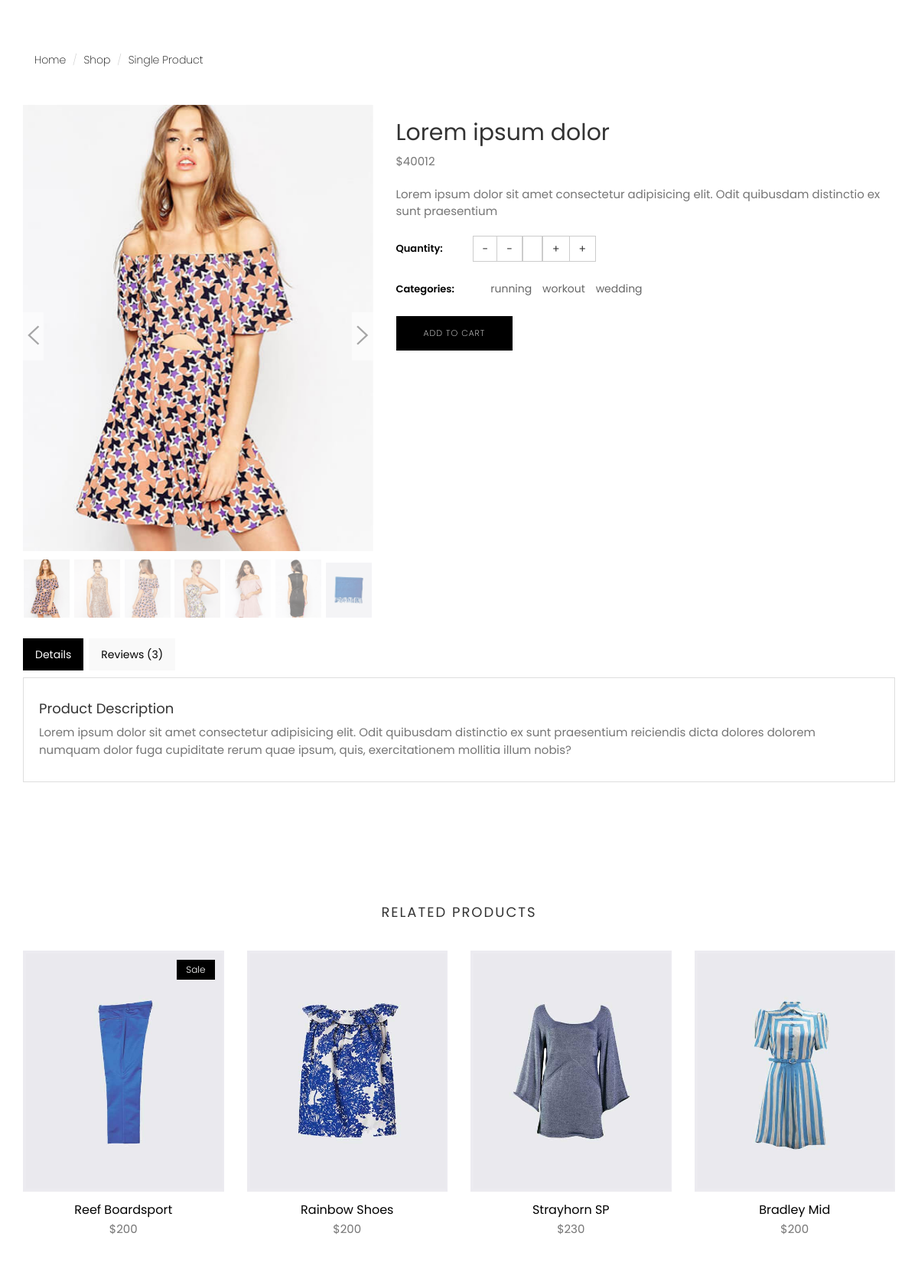
The app's page /products/lorem-ipsum-dolor/ with its own data.
### product_module/models.py (models this page shows, shortened)
class Product(models.Model):
    image=models.ImageField(upload_to='images/products',null=True,blank=True)
    title=models.CharField(max_length=300,db_index=True)
    price=models.PositiveIntegerField()
    discount_price=models.PositiveIntegerField(null=True,blank=True)
    is_active=models.BooleanField(default=True)
    is_delete=models.BooleanField(default=False)
    added_date=models.DateTimeField(auto_now_add=True)
    updated_date=models.DateTimeField(auto_now=True)
    slug=models.SlugField(blank=True,null=True,db_index=True)
    content=models.TextField(null=True,blank=True)
    short_description=models.CharField(max_length=320,db_index=True,null=True,blank=True)
    brand=models.ForeignKey(ProductBrand,on_delete=models.SET_NULL,blank=True,null=True)
    category=models.ManyToManyField(ProductCategory)
    rating=models.PositiveIntegerField(default=0,validators=[MaxValueValidator(5),MinValueValidator(0)],blank=True,null=True)
    sorting=models.ForeignKey(ProductSorting,on_delete=models.PROTECT,null=True,blank=True)
    class Meta:
        verbose_name='product'
        verbose_name_plural='products'

class ProductCategory(models.Model):
    parent=models.ForeignKey('ProductCategory',on_delete=models.CASCADE,null=True,blank=True)
    title=models.CharField(max_length=300,db_index=True)
    url_title=models.CharField(max_length=300)
    is_active=models.BooleanField(default=True)
    is_delete=models.BooleanField(default=False)
    class Meta:
        verbose_name='category'
        verbose_name_plural='categories'

### product_module/views.py (the view)
# urls.py: path('<slug:slug>/',views.ProductDetailView.as_view(),name='product-detail'),
class ProductDetailView(DetailView):
    template_name='product_module/product_detail.html'
    model=Product
    def get_queryset(self):
        return super().get_queryset()
    def get_context_data(self, **kwargs):
        context = super().get_context_data(**kwargs)
        loaded_product=self.object
        context['categories']=ProductCategory.objects.filter(product=loaded_product)
        user_ip=get_client_ip(self.request)
        has_been_visited=ProductVisit.objects.filter(ip__exact=user_ip,product_id=loaded_product.id).exists()
        if self.request.user.is_authenticated:
            user_id=self.request.user.id
        else:
            user_id=None
        if not has_been_visited:
            new_visit=ProductVisit(ip=user_ip,product_id=loaded_product.id,user_id=user_id)
            new_visit.save()
        return context

### order_module/context_processors.py (called while the page is built)
def basket_products(request):
    user_basket=OrderBasket.objects.prefetch_related('order_detail').filter(is_paid=False,user_id=request.user.id).first()
    if user_basket is not None:
        return {'user_basket':user_basket}
    else:
        return {'user_basket':None}

### utils/http_service.py (called while the page is built)
def get_client_ip(request:HttpRequest):
    request=request.META
    if request.get('HTTP_X_FORWARDED_FOR'):
        ip=request.get('HTTP_X_FORWARDED_FOR').split(',')[0]
    else:
        ip=request.get('REMOTE_ADDR')
    return ip

### product_module/templates/product_module/product_detail.html (shortened to what this page needs)
{% extends "base.html" %}
{% load static %}
{% block header_references %}
  <link rel="stylesheet" href="plugins/themefisher-font/style.css">
  <link rel="stylesheet" href="plugins/bootstrap/css/bootstrap.min.css">
  <link rel="stylesheet" href="plugins/animate/animate.css">
  <link rel="stylesheet" href="plugins/slick/slick.css">
  <link rel="stylesheet" href="plugins/slick/slick-theme.css">
  <link rel="stylesheet" href="css/style.css">
{% endblock header_references %}
{% block content %}
<section class="single-product">
	<div class="container">
		<div class="row">
			<div class="col-md-12">
				<ol class="breadcrumb">
					<li><a href="{% url "home-page" %}">Home</a></li>
					<li><a href="{% url "products" %}">Shop</a></li>
					<li class="active">Single Product</li>
				</ol>
			</div>
		</div>
		<div class="row mt-20">
			<div class="col-md-5">
				<div class="single-product-slider">
					<div id='carousel-custom' class='carousel slide' data-ride='carousel'>
						<div class='carousel-outer'>
							<div class='carousel-inner '>
								<div class='item active'>
									<img src='/static/images/shop/single-products/product-1.jpg' alt='' data-zoom-image="/static/images/shop/single-products/product-1.jpg" />
								</div>
							</div>
							<a class='left carousel-control' href='#carousel-custom' data-slide='prev'>
								<i class="tf-ion-ios-arrow-left"></i>
							</a>
							<a class='right carousel-control' href='#carousel-custom' data-slide='next'>
								<i class="tf-ion-ios-arrow-right"></i>
							</a>
						</div>
						<ol class='carousel-indicators mCustomScrollbar meartlab'>
							<li data-target='#carousel-custom' data-slide-to='0' class='active'>
								<img src='/static/images/shop/single-products/product-1.jpg' alt='' />
							</li>
							<li data-target='#carousel-custom' data-slide-to='1'>
								<img src='/static/images/shop/single-products/product-2.jpg' alt='' />
							</li>
							<li data-target='#carousel-custom' data-slide-to='2'>
								<img src='/static/images/shop/single-products/product-3.jpg' alt='' />
							</li>
							<li data-target='#carousel-custom' data-slide-to='3'>
								<img src='/static/images/shop/single-products/product-4.jpg' alt='' />
							</li>
							<li data-target='#carousel-custom' data-slide-to='4'>
								<img src='/static/images/shop/single-products/product-5.jpg' alt='' />
							</li>
							<li data-target='#carousel-custom' data-slide-to='5'>
								<img src='/static/images/shop/single-products/product-6.jpg' alt='' />
							</li>
							<li data-target='#carousel-custom' data-slide-to='6'>
								<img src='/static/images/shop/single-products/product-7.jpg' alt='' />
							</li>
						</ol>
					</div>
				</div>
			</div>
			<div class="col-md-7">
				<div class="single-product-details">
					<h2>{{product.title}}</h2>
					<p class="product-price">${{product.price}}</p>
					<p class="product-description mt-20">
						{{product.short_description}}
					</p>
					<div class="product-quantity">
						<span>Quantity:</span>
						<div class="product-quantity-slider">
							<input class="text-center" id="product-quantity" type="text" value="1" name="product-quantity">
						</div>
					</div>
					<div class="product-category">
						<span>Categories:</span>
						<ul style="display:inline;">
							{% for category in categories %}
								<li><a href="{% url "products-by-category" category=category.url_title %}">{{category.url_title}}</a></li>
							{% endfor %}
						</ul>
					</div>
					<button onclick="addProductToBasket({{product.id}})" type="submit" class="btn btn-main mt-20">Add To Cart</button>
				</div>
			</div>
		</div>
		<div class="row">
			<div class="col-xs-12">
				<div class="tabCommon mt-20">
					<ul class="nav nav-tabs">
						<li class="active"><a data-toggle="tab" href="#details" aria-expanded="true">Details</a></li>
						<li class=""><a data-toggle="tab" href="#reviews" aria-expanded="false">Reviews (3)</a></li>
					</ul>
					<div class="tab-content patternbg">
						<div id="details" class="tab-pane fade active in">
							<h4>Product Description</h4>
							<p>{{product.content}}</p>
						</div>
					</div>
				</div>
			</div>
		</div>
	</div>
</section>
<section class="products related-products section">
	<div class="container">
		<div class="row">
			<div class="title text-center">
				<h2>Related Products</h2>
			</div>
		</div>
		<div class="row">
			<div class="col-md-3">
				<div class="product-item">
					<div class="product-thumb">
						<span class="bage">Sale</span>
						<img class="img-responsive" src="/static/images/shop/products/product-5.jpg" alt="product-img" />
					</div>
					<div class="product-content">
						<h4><a href="product-single.html">Reef Boardsport</a></h4>
						<p class="price">$200</p>
					</div>
				</div>
			</div>
			<div class="col-md-3">
				<div class="product-item">
					<div class="product-thumb">
						<img class="img-responsive" src="/static/images/shop/products/product-1.jpg" alt="product-img" />
					</div>
					<div class="product-content">
						<h4><a href="product-single.html">Rainbow Shoes</a></h4>
						<p class="price">$200</p>
					</div>
				</div>
			</div>
			<div class="col-md-3">
				<div class="product-item">
					<div class="product-thumb">
						<img class="img-responsive" src="/static/images/shop/products/product-2.jpg" alt="product-img" />
					</div>
					<div class="product-content">
						<h4><a href="product-single.html">Strayhorn SP</a></h4>
						<p class="price">$230</p>
					</div>
				</div>
			</div>
			<div class="col-md-3">
				<div class="product-item">
					<div class="product-thumb">
						<img class="img-responsive" src="/static/images/shop/products/product-3.jpg" alt="product-img" />
					</div>
					<div class="product-content">
						<h4><a href="product-single.html">Bradley Mid</a></h4>
						<p class="price">$200</p>
					</div>
				</div>
			</div>
		</div>
	</div>
</section>
{% endblock content %}

### static/css/style.css (style rules this page uses)
body { line-height: 1.5; font-family: "Poppins", sans-serif; -webkit-font-smoothing: antialiased; }
p { font-family: "Poppins", sans-serif; color: #757575; font-size: 15px; }
h1, h2, h3, h4, h5, h6 { font-family: "Poppins", sans-serif; }
h1, h2, h3, h4, h5, h6 { font-weight: 400; }
ol, ul { margin: 0; padding: 0; list-style: none; }
a, a:focus, a:hover { text-decoration: none; outline: 0; color: #000; }
input[type=email], input[type=password], input[type=text], input[type=tel] { border-radius: 0; box-shadow: none; height: 45px; outline: none; font-weight: 200; font-size: 12px; }
.form-control { box-shadow: none; border-radius: 0; }
.btn-main, .btn-small, .btn-transparent, .btn-solid-border { background: #000; color: #fff; display: inline-block; font-size: 11px; letter-spacing: 1px; padding: 14px 35px; text-transform: uppercase; font-weight: 200; border-radius: 0; }
.mt-20 { margin-top: 20px; }
.section { padding: 80px 0; }
.title { padding: 20px 0 30px; }
.title h2 { font-size: 18px; text-align: center; text-transform: uppercase; letter-spacing: 2px; }
.tabCommon .nav-tabs { border-bottom: 0; margin-bottom: 10px; }
.tabCommon .nav-tabs li { margin-right: 5px; }
.tabCommon .nav-tabs li.active a { background-color: #000; border: 1px solid #000; color: #ffffff; }
.tabCommon .nav-tabs a { border-radius: 0; background: #f9f9f9; }
.tabCommon .tab-content { padding: 20px; border: 1px solid #dedede; }
.product-item { margin-bottom: 30px; }
.product-item .product-thumb { position: relative; }
.product-item .product-thumb img { width: 100%; height: auto; }
.product-item .product-thumb .bage { position: absolute; top: 12px; right: 12px; background: #000; color: #fff; font-size: 12px; padding: 4px 12px; font-weight: 300; display: inline-block; }
.product-item .product-thumb:before { transition: 0.3s all; opacity: 0; background: rgba(0, 0, 0, 0.6); content: ""; position: absolute; top: 0; right: 0; left: 0; bottom: 0; }
.product-item .product-content { text-align: center; }
.product-item .product-content h4 { font-size: 16px; font-weight: 400; margin-top: 15px; margin-bottom: 6px; }
.product-item .product-content h4 a { color: #000; }
.product-category ul { padding-left: 15px; }
.product-category ul li { margin-bottom: 4px; }
.product-category ul li a { color: #666; }
.single-product { padding: 60px 0 40px; }
.single-product .breadcrumb { background: transparent; }
.single-product .breadcrumb li { color: #000; font-weight: 200; }
.single-product .breadcrumb li a { color: #000; font-weight: 200; }
.single-product-slider .carousel .carousel-control { bottom: auto; background: #fff; width: 6%; padding: 10px 0; }
.single-product-slider .carousel .carousel-control i { font-size: 40px; text-shadow: none; color: #555; }
.single-product-slider .carousel .carousel-indicators li img { height: auto; width: 60px; }
.single-product-slider .carousel .carousel-control.right, .single-product-slider .carousel .carousel-control.left { background-image: none; top: 40%; }
.single-product-slider .carousel-indicators { margin: 10px 0 0; overflow: auto; position: static; text-align: left; white-space: nowrap; width: 100%; overflow: hidden; }
.single-product-slider .carousel-indicators li { background-color: transparent; border-radius: 0; display: inline-block; height: auto; margin: 0 !important; width: auto; }
.single-product-slider .carousel-indicators li.active img { opacity: 1; }
.single-product-slider .carousel-indicators li img { display: block; opacity: 0.5; }
.single-product-details .product-category { margin-top: 20px; }
.single-product-details .product-category > span { width: 100px; color: #000; font-size: 13px; font-weight: 600; display: inline-block; }
.single-product-details .product-category ul { width: 140px; display: inline-block; }
.single-product-details .product-category ul li { display: inline-block; margin: 5px; }
.single-product-details .product-quantity { margin-top: 20px; display: flex; align-items: center; }
.single-product-details .product-quantity > span { width: 100px; color: #000; font-size: 13px; font-weight: 600; display: inline-block; }
.single-product-details .product-quantity .product-quantity-slider { width: 140px; display: inline-block; }
.single-product-details .product-quantity .product-quantity-slider input { height: 34px; }

### records on screen
Product: title "Lorem ipsum dolor", price "40012", short_description "Lorem ipsum dolor sit amet consectetur adipisicing elit. Odit quibusdam distinctio ex sunt praesentium", content "Lorem ipsum dolor sit amet consectetur adipisicing elit. Odit quibusdam distinctio ex sunt praesentium reiciendis dicta dolores dolorem numquam dolor fuga cupiditate rerum quae ipsum, quis, exercitationem mollitia illum nobis?"
ProductCategory: url_title "running"
ProductCategory: url_title "workout"
ProductCategory: url_title "wedding"
